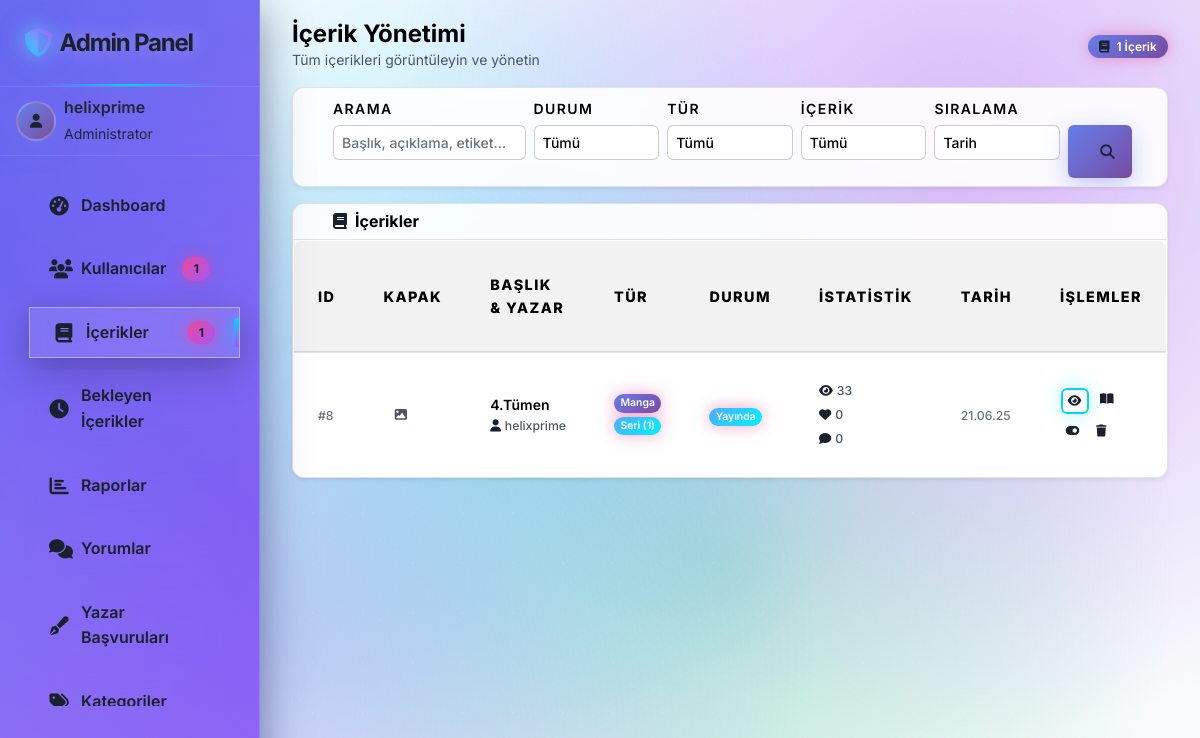
Screenshot of /admin/content.php (signed in) with the database file from the repository.
### tables this page shows
CREATE TABLE `users` (
  `id` int(11) NOT NULL AUTO_INCREMENT,
  `username` varchar(50) NOT NULL,
  `email` varchar(100) NOT NULL,
  `password` varchar(255) NOT NULL,
  `avatar` varchar(255) DEFAULT NULL,
  `bio` text DEFAULT NULL,
  `role` enum('user','admin') DEFAULT 'user',
  `created_at` datetime NOT NULL,
  `updated_at` datetime DEFAULT current_timestamp() ON UPDATE current_timestamp(),
  PRIMARY KEY (`id`),
  UNIQUE KEY `username` (`username`),
  UNIQUE KEY `email` (`email`)
);

CREATE TABLE `content` (
  `id` int(11) NOT NULL AUTO_INCREMENT,
  `user_id` int(11) NOT NULL,
  `title` varchar(100) NOT NULL,
  `description` text NOT NULL,
  `type` enum('manga','comic') NOT NULL,
  `tags` varchar(255) DEFAULT NULL,
  `cover_image` varchar(255) NOT NULL,
  `content_file` varchar(255) NOT NULL,
  `content_type` varchar(20) DEFAULT 'pdf',
  `status` enum('pending','published','rejected') DEFAULT 'pending',
  `featured` tinyint(1) DEFAULT 0,
  `views` int(11) DEFAULT 0,
  `chapter_count` int(11) DEFAULT 1,
  `is_series` tinyint(1) DEFAULT 0,
  `created_at` datetime NOT NULL,
  `updated_at` datetime DEFAULT current_timestamp() ON UPDATE current_timestamp(),
  PRIMARY KEY (`id`),
  KEY `user_id` (`user_id`),
  CONSTRAINT `content_ibfk_1` FOREIGN KEY (`user_id`) REFERENCES `users` (`id`) ON DELETE CASCADE
);

### admin/content.php (the view, shortened to what the rows shown need)
<?php
require_once '../includes/config.php';
require_once '../includes/functions.php';
$admin_user = getCurrentUser();
$sort = $_GET['sort'] ?? 'created_at';
$order = $_GET['order'] ?? 'DESC';
$where_conditions = [];
$where_clause = !empty($where_conditions) ? 'WHERE ' . implode(' AND ', $where_conditions) : '';
$order_clause = "ORDER BY $sort $order";
$content_query = "
    SELECT c.*, u.username, u.email,
           (SELECT COUNT(*) FROM comments WHERE content_id = c.id) as comment_count,
           (SELECT COUNT(*) FROM likes WHERE content_id = c.id) as like_count,
           (SELECT COUNT(*) FROM chapters WHERE content_id = c.id) as chapter_count
    FROM content c
    JOIN users u ON c.user_id = u.id
    $where_clause
    $order_clause
";
$content_result = mysqli_query($conn, $content_query);
require_once 'includes/header.php';
?>
<div class="admin-wrapper">
    <?php require_once 'includes/sidebar.php'; ?>
    <div class="admin-content">
        <div class="container-fluid">
            <div class="row mb-3">
                <div class="col-12">
                    <div class="d-flex justify-content-between align-items-center">
                        <div>
                            <h1 class="h4 mb-0">İçerik Yönetimi</h1>
                        </div>
                    </div>
                </div>
            </div>
            <div class="card border-0 shadow-sm">
                <div class="card-body p-0">
                    <div class="table-responsive">
                        <table class="table table-hover mb-0 table-compact">
                            <thead class="table-light">
                                <tr>
                                    <th style="width: 50px;">ID</th>
                                    <th style="width: 60px;">Kapak</th>
                                    <th style="width: 250px;">Başlık & Yazar</th>
                                    <th style="width: 80px;">Tür</th>
                                    <th style="width: 100px;">Durum</th>
                                    <th style="width: 80px;">İstatistik</th>
                                    <th style="width: 80px;">Tarih</th>
                                    <th style="width: 120px;">İşlemler</th>
                                </tr>
                            </thead>
                            <tbody>
                                <?php if (mysqli_num_rows($content_result) > 0): ?>
                                    <?php while ($content = mysqli_fetch_assoc($content_result)): ?>
                                        <tr>
                                            <td>
                                                <small class="text-muted">#<?php echo $content['id']; ?></small>
                                            </td>
                                            <td>
                                                <?php
                                                $cover_image_path = '../uploads/covers/' . $content['cover_image'];
                                                if (file_exists($cover_image_path)): ?>
                                                    <img src="<?php echo htmlspecialchars($cover_image_path); ?>"
                                                         class="rounded" style="width: 35px; height: 45px; object-fit: cover;"
                                                         alt="<?php echo htmlspecialchars($content['title']); ?>">
                                                <?php else: ?>
                                                    <div class="bg-light rounded d-flex align-items-center justify-content-center"
                                                         style="width: 35px; height: 45px;">
                                                        <i class="fas fa-image text-muted small"></i>
                                                    </div>
                                                <?php endif; ?>
                                            </td>
                                            <td>
                                                <div class="content-title fw-semibold" title="<?php echo htmlspecialchars($content['title']); ?>">
                                                    <?php echo htmlspecialchars($content['title']); ?>
                                                </div>
                                                <div class="content-author text-muted small" title="<?php echo htmlspecialchars($content['username']); ?>">
                                                    <i class="fas fa-user me-1"></i><?php echo htmlspecialchars($content['username']); ?>
                                                </div>
                                            </td>
                                            <td>
                                                <div class="d-flex flex-column gap-1">
                                                    <span class="badge <?php echo $content['type'] === 'manga' ? 'bg-primary' : 'bg-info'; ?>">
                                                        <?php echo $content['type'] === 'manga' ? 'Manga' : 'Comic'; ?>
                                                    </span>
                                                    <?php if ($content['is_series']): ?>
                                                        <span class="badge bg-success">
                                                            Seri (<?php echo $content['chapter_count']; ?>)
                                                        </span>
                                                    <?php else: ?>
                                                        <span class="badge bg-secondary">Tek</span>
                                                    <?php endif; ?>
                                                </div>
                                            </td>
                                            <td>
                                                <span class="badge <?php
                                                    echo $content['status'] === 'published' ? 'bg-success' :
                                                         ($content['status'] === 'pending' ? 'bg-warning' : 'bg-danger');
                                                ?>">
                                                    <?php
                                                        echo $content['status'] === 'published' ? 'Yayında' :
                                                             ($content['status'] === 'pending' ? 'Bekliyor' : 'Red');
                                                    ?>
                                                </span>
                                            </td>
                                            <td>
                                                <div class="d-flex flex-column gap-1">
                                                    <small><i class="fas fa-eye me-1"></i><?php echo number_format($content['views']); ?></small>
                                                    <small><i class="fas fa-heart me-1"></i><?php echo number_format($content['like_count']); ?></small>
                                                    <small><i class="fas fa-comment me-1"></i><?php echo number_format($content['comment_count']); ?></small>
                                                </div>
                                            </td>
                                            <td>
                                                <small class="text-muted"><?php echo date('d.m.y', strtotime($content['created_at'])); ?></small>
                                            </td>
                                            <td>
                                                <div class="btn-group-compact d-flex flex-wrap gap-1">
                                                    <button type="button" class="btn btn-outline-primary btn-sm"
                                                            onclick="window.open('../view.php?id=<?php echo $content['id']; ?>', '_blank')"
                                                            title="Görüntüle">
                                                        <i class="fas fa-eye"></i>
                                                    </button>
                                                                                        <?php if ($content['is_series']): ?>
                                        <a href="chapter-details.php?content_id=<?php echo $content['id']; ?>"
                                           class="btn btn-outline-success btn-sm" title="Bölümler">
                                            <i class="fas fa-book-open"></i>
                                        </a>
                                    <?php endif; ?>
                                                    <form method="POST" class="d-inline" onsubmit="return confirmAction('Durum değiştirilsin mi?')">
                                                        <button type="submit" class="btn btn-outline-warning btn-sm" title="Durum">
                                                            <i class="fas fa-toggle-on"></i>
                                                        </button>
                                                    </form>
                                                    <form method="POST" class="d-inline" onsubmit="return confirmAction('Silmek istediğinizden emin misiniz?')">
                                                        <button type="submit" class="btn btn-outline-danger btn-sm" title="Sil">
                                                            <i class="fas fa-trash"></i>
                                                        </button>
                                                    </form>
                                                </div>
                                            </td>
                                        </tr>
                                    <?php endwhile; ?>
                                <?php endif; ?>
                            </tbody>
                        </table>
                    </div>
                </div>
            </div>
        </div>
    </div>
</div>
<?php require_once 'includes/footer.php'; ?>

### admin/includes/sidebar.php (shortened to what the rows shown need)
<div class="admin-sidebar" id="adminSidebar">
    <div class="px-3 py-2 border-bottom border-white border-opacity-10">
        <div class="d-flex align-items-center">
            <div class="user-info">
                <div class="fw-semibold"><?php echo htmlspecialchars($admin_user['username']); ?></div>
                <small class="text-white text-opacity-75">Administrator</small>
            </div>
        </div>
    </div>
</div>

### rows the page displays
users: username "helixprime"
content: id "8", title "4.Tümen", user.username "helixprime", type "Manga", chapter_count "1", status "Yayında", views "33", like_count "0", comment_count "0", created_at "21.06.25"

### other values shown
$stats['total_users'] "1"
$stats['total_content'] "1"
mysqli_num_rows($content_result) "1"
